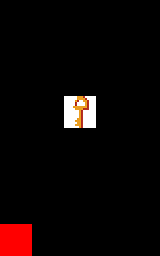

Rendered tile map (Tiled .tmx) drawn with the repository's tilesets; below, a short description and the map source with its tile grids summarised:
An orthogonal 5x8 tile map with 32x32 px tiles, 2 tile layers (Tile Layer 1, Tile Layer 2).

<map version="1.0" orientation="orthogonal" width="5" height="8" tilewidth="32" tileheight="32">
 <tileset firstgid="1" name="tileset" tilewidth="32" tileheight="32">
  <image source="tileset.png" width="128" height="32" />
  <tile id="0">
   <properties>
    <property name="exists" value="true" />
   </properties>
  </tile>
  <tile id="1">
   <properties>
    <property name="ghost" value="only check this value on the valid path layer" />
   </properties>
  </tile>
  <tile id="2">
   <properties>
    <property name="exit" value="here" />
   </properties>
  </tile>
  <tile id="3">
   <properties>
    <property name="key" value="here" />
   </properties>
  </tile>
 </tileset>
 <layer name="Tile Layer 1" width="5" height="8">
  <data>[40 cells, 26 non-empty, 3 distinct tile ids]</data>
 </layer>
 <layer name="Tile Layer 2" width="5" height="8">
  <data>[40 cells, 40 non-empty, 3 distinct tile ids]</data>
 </layer>
</map>
